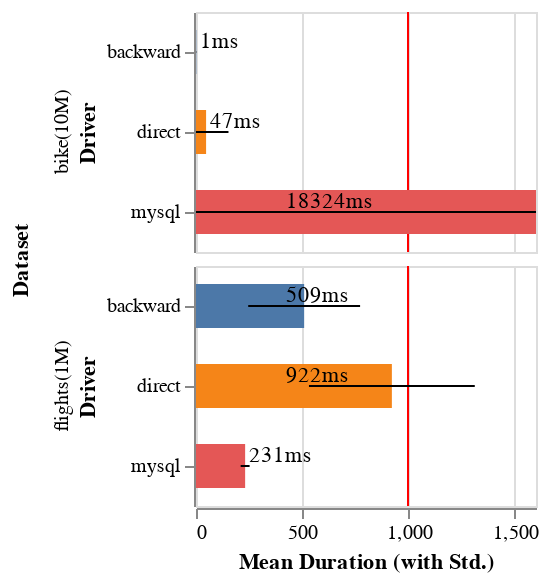

This figure's Vega-Lite source:
### Vega-Lite specification from a JSON file in a GitHub repository (floating-point values rounded to 4 significant figures)
{"$schema": "https://vega.github.io/schema/vega-lite/v4.json", "description": "A simple bar chart with embedded data.", "data": {"values": [{"dataset_size": "1M", "dataset": "flights(1M)", "driver": "direct", "meanDuration": 921.7, "countAnswered": 1595, "durationCiLower": 902.6, "durationCiUpper": 940.9, "durationStd": 390.1, "countViolated": 1109, "responseRate": 0.3047}, {"dataset_size": "1M", "dataset": "flights(1M)", "driver": "backward", "meanDuration": 508.9, "countAnswered": 1595, "durationCiLower": 496.0, "durationCiUpper": 521.9, "durationStd": 263.3, "countViolated": 198, "responseRate": 0.8759}, {"dataset_size": "1M", "dataset": "flights(1M)", "driver": "mysql", "meanDuration": 231.2, "countAnswered": 1399, "durationCiLower": 230.1, "durationCiUpper": 232.3, "durationStd": 21.08, "countViolated": false, "responseRate": 0.8771}, {"dataset_size": "10M", "dataset": "bike(10M)", "driver": "direct", "meanDuration": 47.5, "countAnswered": 1500, "durationCiLower": 42.16, "durationCiUpper": 52.83, "durationStd": 105.3, "countViolated": false, "responseRate": 1.0}, {"dataset_size": "10M", "dataset": "bike(10M)", "driver": "backward", "meanDuration": 1.428, "countAnswered": 1500, "durationCiLower": 1.395, "durationCiUpper": 1.461, "durationStd": 0.6561, "countViolated": false, "responseRate": 1.0}, {"dataset_size": "10M", "dataset": "bike(10M)", "driver": "mysql", "meanDuration": 18320.0, "countAnswered": 106, "durationCiLower": 13900.0, "durationCiUpper": 22750.0, "durationStd": 22970.0, "countViolated": 95.0, "responseRate": 0.007333}]}, "transform": [{"calculate": "round(datum.meanDuration) + 'ms'", "as": "durationNice"}, {"calculate": "clamp(datum.meanDuration,0,407)", "as": "durationTextPos"}], "facet": {"row": {"field": "dataset", "type": "ordinal", "title": "Dataset", "header": {"labelPadding": 2, "titlePadding": 0}}}, "config": {"facet": {"spacing": 5}}, "spec": {"height": 120, "width": 170, "layer": [{"mark": {"type": "rule", "color": "red"}, "encoding": {"x": {"value": 106}}}, {"mark": {"type": "bar", "clip": true, "height": 22}, "encoding": {"y": {"field": "driver", "type": "nominal", "title": "Driver"}, "x": {"field": "meanDuration", "type": "quantitative", "scale": {"domain": [0, 1500]}, "title": "Mean Duration (with Std.)"}, "color": {"field": "driver", "type": "nominal", "title": "Query method", "legend": null}}}, {"mark": {"type": "errorbar", "clip": true}, "encoding": {"x": {"field": "meanDuration", "type": "quantitative", "scale": {"domain": [0, 1500]}, "title": "Mean Duration (with Std.)"}, "xError": {"field": "durationStd"}, "y": {"field": "driver", "type": "nominal", "title": "Driver"}}}, {"mark": {"type": "text", "align": "left", "baseline": "middle", "clip": true, "dy": -5, "dx": 2}, "encoding": {"text": {"field": "durationNice", "type": "nominal"}, "y": {"field": "driver", "type": "nominal", "title": "Driver"}, "x": {"field": "durationTextPos", "type": "quantitative"}}}]}}
